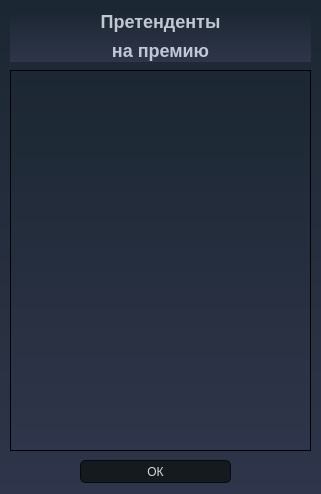
<?xml version="1.0" encoding="UTF-8"?>
<ui version="4.0">
 <class>Form</class>
 <widget class="QWidget" name="Form">
  <property name="geometry">
   <rect>
    <x>0</x>
    <y>0</y>
    <width>321</width>
    <height>494</height>
   </rect>
  </property>
  <property name="windowTitle">
   <string>Form</string>
  </property>
  <property name="styleSheet">
   <string notr="true">
/*-----QWidget-----*/
QWidget
{
	background-color: qlineargradient(spread:repeat, x1:1, y1:0, x2:1, y2:1, stop:0 rgba(27, 39, 50, 255),stop:1 rgba(47, 53, 74, 255));
	color: #000000;

}


/*-----QLabel-----*/
QLabel
{
	background-color: transparent;
	color: #c2c7d5;
	font-size: 18px;

}


/*-----QPushButton-----*/
QToolButton {
	border-style: solid;
	border-top-color: qlineargradient(spread:pad, x1:0.5, y1:1, x2:0.5, y2:0, stop:0 rgb(215, 215, 215), stop:1 rgb(222, 222, 222));
	border-right-color: qlineargradient(spread:pad, x1:0, y1:0.5, x2:1, y2:0.5, stop:0 rgb(217, 217, 217), stop:1 rgb(227, 227, 227));
	border-left-color: qlineargradient(spread:pad, x1:0, y1:0.5, x2:1, y2:0.5, stop:0 rgb(227, 227, 227), stop:1 rgb(217, 217, 217));
	border-bottom-color: qlineargradient(spread:pad, x1:0.5, y1:1, x2:0.5, y2:0, stop:0 rgb(215, 215, 215), stop:1 rgb(222, 222, 222));
	border-width: 1px;
	border-radius: 5px;
	color: #d3dae3;
	padding: 2px;
	background-color: rgb(255,255,255);
}
QToolButton:hover{
	border-style: solid;
	border-top-color: qlineargradient(spread:pad, x1:0.5, y1:1, x2:0.5, y2:0, stop:0 rgb(195, 195, 195), stop:1 rgb(222, 222, 222));
	border-right-color: qlineargradient(spread:pad, x1:0, y1:0.5, x2:1, y2:0.5, stop:0 rgb(197, 197, 197), stop:1 rgb(227, 227, 227));
	border-left-color: qlineargradient(spread:pad, x1:0, y1:0.5, x2:1, y2:0.5, stop:0 rgb(227, 227, 227), stop:1 rgb(197, 197, 197));
	border-bottom-color: qlineargradient(spread:pad, x1:0.5, y1:1, x2:0.5, y2:0, stop:0 rgb(195, 195, 195), stop:1 rgb(222, 222, 222));
	border-width: 1px;
	border-radius: 5px;
	color: rgb(0,0,0);
	padding: 2px;
	background-color: rgb(255,255,255);
}
QToolButton:pressed{
	border-style: solid;
	border-top-color: qlineargradient(spread:pad, x1:0.5, y1:1, x2:0.5, y2:0, stop:0 rgb(215, 215, 215), stop:1 rgb(222, 222, 222));
	border-right-color: qlineargradient(spread:pad, x1:0, y1:0.5, x2:1, y2:0.5, stop:0 rgb(217, 217, 217), stop:1 rgb(227, 227, 227));
	border-left-color: qlineargradient(spread:pad, x1:0, y1:0.5, x2:1, y2:0.5, stop:0 rgb(227, 227, 227), stop:1 rgb(217, 217, 217));
	border-bottom-color: qlineargradient(spread:pad, x1:0.5, y1:1, x2:0.5, y2:0, stop:0 rgb(215, 215, 215), stop:1 rgb(222, 222, 222));
	border-width: 1px;
	border-radius: 5px;
	color: rgb(0,0,0);
	padding: 2px;
	background-color: rgb(142,142,142);
}
QPushButton{
	border-style: solid;
	border-color: #050a0e;
	border-width: 1px;
	border-radius: 5px;
	color: #d3dae3;
	padding: 2px;
	background-color: #151a1e;
}
QPushButton::default{
	border-style: solid;
	border-color: #050a0e;
	border-width: 1px;
	border-radius: 5px;
	color: #FFFFFF;
	padding: 2px;
	background-color: #151a1e;;
}
QPushButton:hover{
	border-style: solid;
	border-color: #050a0e;
	border-width: 1px;
	border-radius: 5px;
	color: #d3dae3;
	padding: 2px;
	background-color: #1c1f1f;
}
QPushButton:pressed{
	border-style: solid;
	border-color: #050a0e;
	border-width: 1px;
	border-radius: 5px;
	color: #d3dae3;
	padding: 2px;
	background-color: #2c2f2f;
}
QPushButton:disabled{
	border-style: solid;
	border-top-color: qlineargradient(spread:pad, x1:0.5, y1:1, x2:0.5, y2:0, stop:0 rgb(215, 215, 215), stop:1 rgb(222, 222, 222));
	border-right-color: qlineargradient(spread:pad, x1:0, y1:0.5, x2:1, y2:0.5, stop:0 rgb(217, 217, 217), stop:1 rgb(227, 227, 227));
	border-left-color: qlineargradient(spread:pad, x1:0, y1:0.5, x2:1, y2:0.5, stop:0 rgb(227, 227, 227), stop:1 rgb(217, 217, 217));
	border-bottom-color: qlineargradient(spread:pad, x1:0.5, y1:1, x2:0.5, y2:0, stop:0 rgb(215, 215, 215), stop:1 rgb(222, 222, 222));
	border-width: 1px;
	border-radius: 5px;
	color: #808086;
	padding: 2px;
	background-color: rgb(142,142,142);
}


/*-----QCheckBox-----*/
QCheckBox
{
	background-color: transparent;
	color: #fff;
	font-size: 10px;
	font-weight: bold;
	border: none;
	border-radius: 5px;

}


/*-----QCheckBox-----*/
QCheckBox::indicator
{
    color: #b1b1b1;
    background-color: #323232;
    border: 1px solid darkgray;
    width: 12px;
    height: 12px;

}


QCheckBox::indicator:checked
{
    image:url(&quot;./ressources/check.png&quot;);
	background-color: qlineargradient(spread:pad, x1:0, y1:0.511, x2:1, y2:0.511, stop:0 rgba(0, 172, 149, 255),stop:0.995192 rgba(54, 197, 177, 255));;
    border: 1px solid #607cff;

}


QCheckBox::indicator:unchecked:hover
{
    border: 1px solid #08b099;

}


QCheckBox::disabled
{
	color: #656565;

}


QCheckBox::indicator:disabled
{
	background-color: #656565;
	color: #656565;
    border: 1px solid #656565;

}


/*-----QLineEdit-----*/
QLineEdit
{
	background-color: #c2c7d5;
	color: #000;
	font-weight: bold;
	border: none;
	border-radius: 2px;
	padding: 3px;

}


/*-----QListView-----*/
QListView
{
	background-color: qlineargradient(spread:pad, x1:1, y1:0, x2:1, y2:1, stop:0 rgba(50, 61, 80, 255),stop:1 rgba(44, 49, 69, 255));
	color: #fff;
	font-size: 12px;
	font-weight: bold;
	border: 1px solid #191919;
	show-decoration-selected: 0;

}


QListView::item
{
	color: #31cecb;
	background-color: #454e5e;
	border: none;
	padding: 5px;
	border-radius: 0px;
	padding-left : 10px;
	height: 42px;

}

QListView::item:selected
{
	color: #31cecb;
	background-color: #454e5e;

}


QListView::item:!selected
{
	color:white;
	background-color: transparent;
	border: none;
	padding-left : 10px;

}


QListView::item:!selected:hover
{
	color: #bbbcba;
	background-color: #454e5e;
	border: none;
	padding-left : 10px;

}


/*-----QTreeView-----*/
QTreeView 
{
	background-color: #232939;
	show-decoration-selected: 0;
	color: #c2c8d7;

}


QTreeView::item 
{
	border-top-color: transparent;
	border-bottom-color: transparent;

}


QTreeView::item:hover 
{
	background-color: #606060;
	color: #fff;

}


QTreeView::item:selected 
{
	background-color: #0ab19a;
	color: #fff;

}


QTreeView::item:selected:active
{
	background-color: #0ab19a;
	color: #fff;

}


QTreeView::branch:has-children:!has-siblings:closed,
QTreeView::branch:closed:has-children:has-siblings 
{
	image: url(://tree-closed.png);

}

QTreeView::branch:open:has-children:!has-siblings,
QTreeView::branch:open:has-children:has-siblings  
{
	image: url(://tree-open.png);

}


/*-----QTableView &amp; QTableWidget-----*/
QTableView
{
    background-color: #232939;
	border: 1px solid gray;
    color: #f0f0f0;
    gridline-color: #232939;
    outline : 0;

}


QTableView::disabled
{
    background-color: #242526;
    border: 1px solid #32414B;
    color: #656565;
    gridline-color: #656565;
    outline : 0;

}


QTableView::item:hover 
{
    background-color: #606060;
    color: #f0f0f0;

}


QTableView::item:selected 
{
	background-color: #0ab19a;
    color: #F0F0F0;

}


QTableView::item:selected:disabled
{
    background-color: #1a1b1c;
    border: 2px solid #525251;
    color: #656565;

}


QTableCornerButton::section
{
	background-color: #343a49;
    color: #fff;

}


QHeaderView::section
{
	color: #fff;
	border-top: 0px;
	border-bottom: 1px solid gray;
	border-right: 1px solid gray;
	background-color: #343a49;
    margin-top:1px;
	margin-bottom:1px;
	padding: 5px;

}


QHeaderView::section:disabled
{
    background-color: #525251;
    color: #656565;

}


QHeaderView::section:checked
{
    color: #fff;
    background-color: #0ab19a;

}


QHeaderView::section:checked:disabled
{
    color: #656565;
    background-color: #525251;

}


QHeaderView::section::vertical::first,
QHeaderView::section::vertical::only-one
{
    border-top: 1px solid #353635;

}


QHeaderView::section::vertical
{
    border-top: 1px solid #353635;

}


QHeaderView::section::horizontal::first,
QHeaderView::section::horizontal::only-one
{
    border-left: 1px solid #353635;

}


QHeaderView::section::horizontal
{
    border-left: 1px solid #353635;

}


/*-----QScrollBar-----*/
QScrollBar:horizontal 
{
    background-color: transparent;
    height: 8px;
    margin: 0px;
    padding: 0px;

}


QScrollBar::handle:horizontal 
{
    border: none;
	min-width: 100px;
    background-color: #56576c;

}


QScrollBar::add-line:horizontal, 
QScrollBar::sub-line:horizontal,
QScrollBar::add-page:horizontal, 
QScrollBar::sub-page:horizontal 
{
    width: 0px;
    background-color: transparent;

}


QScrollBar:vertical 
{
    background-color: transparent;
    width: 8px;
    margin: 0;

}


QScrollBar::handle:vertical 
{
    border: none;
	min-height: 100px;
    background-color: #56576c;

}


QScrollBar::add-line:vertical, 
QScrollBar::sub-line:vertical,
QScrollBar::add-page:vertical, 
QScrollBar::sub-page:vertical 
{
    height: 0px;
    background-color: transparent;

}
</string>
  </property>
  <widget class="QPushButton" name="ok_button">
   <property name="geometry">
    <rect>
     <x>80</x>
     <y>460</y>
     <width>151</width>
     <height>23</height>
    </rect>
   </property>
   <property name="text">
    <string>ОК</string>
   </property>
  </widget>
  <widget class="QWidget" name="verticalLayoutWidget">
   <property name="geometry">
    <rect>
     <x>10</x>
     <y>10</y>
     <width>301</width>
     <height>52</height>
    </rect>
   </property>
   <layout class="QVBoxLayout" name="verticalLayout">
    <item>
     <widget class="QLabel" name="label">
      <property name="font">
       <font>
        <pointsize>-1</pointsize>
        <weight>75</weight>
        <bold>true</bold>
       </font>
      </property>
      <property name="text">
       <string>Претенденты</string>
      </property>
      <property name="alignment">
       <set>Qt::AlignCenter</set>
      </property>
     </widget>
    </item>
    <item>
     <widget class="QLabel" name="label_2">
      <property name="font">
       <font>
        <pointsize>-1</pointsize>
        <weight>75</weight>
        <bold>true</bold>
       </font>
      </property>
      <property name="text">
       <string>на премию</string>
      </property>
      <property name="alignment">
       <set>Qt::AlignCenter</set>
      </property>
     </widget>
    </item>
   </layout>
  </widget>
  <widget class="QTextEdit" name="textEdit">
   <property name="geometry">
    <rect>
     <x>10</x>
     <y>70</y>
     <width>301</width>
     <height>381</height>
    </rect>
   </property>
  </widget>
 </widget>
 <resources/>
 <connections/>
</ui>
